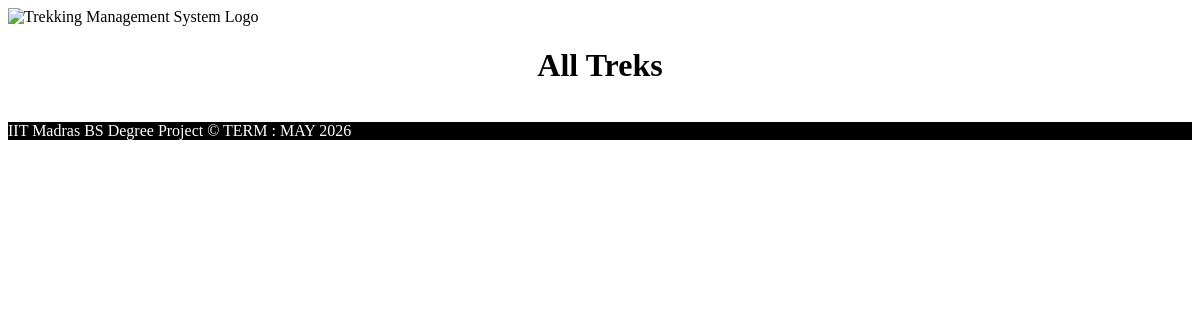
The page /viewTreks on the database as committed earlier.
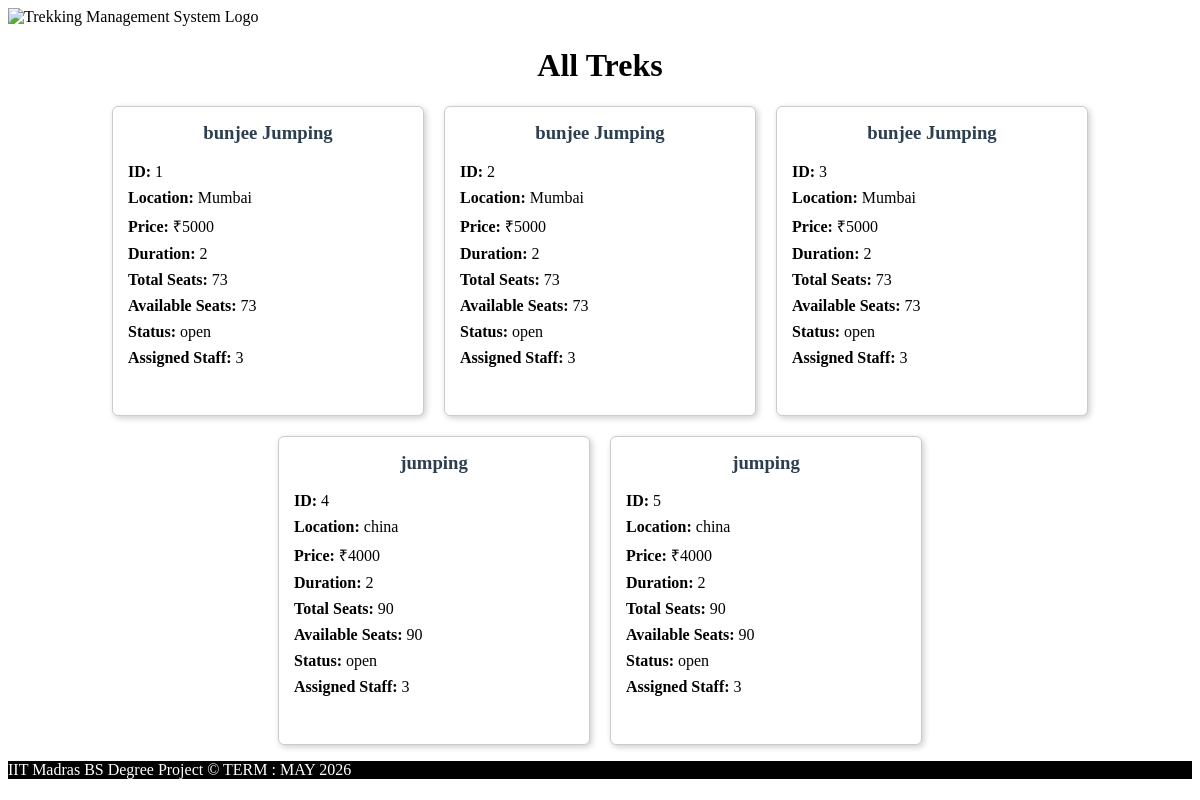
The same page on the database as committed later.
### app.py (models this page shows)
class Trek(db.Model):
    __tablename__ = "treks"
    trek_id = db.Column(db.Integer, primary_key = True)
    trek_name = db.Column (db.String(50), nullable = False )
    location = db.Column(db.String(50), nullable = False )
    price = db.Column(db.Integer, nullable = False )
    duration = db.Column(db.String(30), nullable = False)
    difficulty = db.Column(db.String(10),nullable = False)
    total_seat = db.Column(db.Integer, nullable = False )
    available_seat = db.Column (db.Integer, nullable = False)
    status = db.Column (db.String , nullable = False , default = "open" )
    assigned_staff_id = db.Column(db.Integer,db.ForeignKey("users.user_id") )
    user = db.relationship("User", backref ="treks")

### app.py (the view)
@app.route("/viewTreks")
def viewTrek():
    viewAllTrek = Trek.query.all()
    return render_template("14_View_Treks.html", Treks = viewAllTrek)

### templates/14_View_Treks.html (shortened to what this page needs)
<!DOCTYPE html>
<html lang="en">
<head>
</head>
<body>
<div class="logo">
    <img src="/static/logo_Trekking.png"
         alt="Trekking Management System Logo"
         width="100">
</div>
<h1>All Treks</h1>
<div class="card-container">
{% for trek in Treks %}
<div class="card">
    <h3>{{ trek.trek_name }}</h3>
    <p><strong>ID:</strong> {{ trek.trek_id }}</p>
    <p><strong>Location:</strong> {{ trek.location }}</p>
    <p><strong>Price:</strong> ₹{{ trek.price }}</p>
    <p><strong>Duration:</strong> {{ trek.duration }}</p>
    <p><strong>Total Seats:</strong> {{ trek.total_seat }}</p>
    <p><strong>Available Seats:</strong> {{ trek.available_seat }}</p>
    <p><strong>Status:</strong> {{ trek.status }}</p>
    <p><strong>Assigned Staff:</strong> {{ trek.assigned_staff_id }}</p>
    <div class="buttons">
        <a href="/editTrek/{{ trek.trek_id }}" class="edit">Edit</a>
        <a href="/delete_trek/{{ trek.trek_id }}" class="delete">Delete</a>
    </div>
</div>
{% endfor %}
</div>
<div id ="footer" style ="color:white;background-color: black;">
    <p>IIT Madras BS Degree Project © TERM : MAY 2026</p>
</div>
</body>
</html>

Rows that differ between the two databases and show on the page:
added Trek: trek_name "bunjee Jumping", trek_id "1", location "Mumbai", price "5000", duration "2", total_seat "73", available_seat "73", status "open", assigned_staff_id "3"
added Trek: trek_name "bunjee Jumping", trek_id "2", location "Mumbai", price "5000", duration "2", total_seat "73", available_seat "73", status "open", assigned_staff_id "3"
added Trek: trek_name "bunjee Jumping", trek_id "3", location "Mumbai", price "5000", duration "2", total_seat "73", available_seat "73", status "open", assigned_staff_id "3"
added Trek: trek_name "jumping", trek_id "4", location "china", price "4000", duration "2", total_seat "90", available_seat "90", status "open", assigned_staff_id "3"
added Trek: trek_name "jumping", trek_id "5", location "china", price "4000", duration "2", total_seat "90", available_seat "90", status "open", assigned_staff_id "3"
